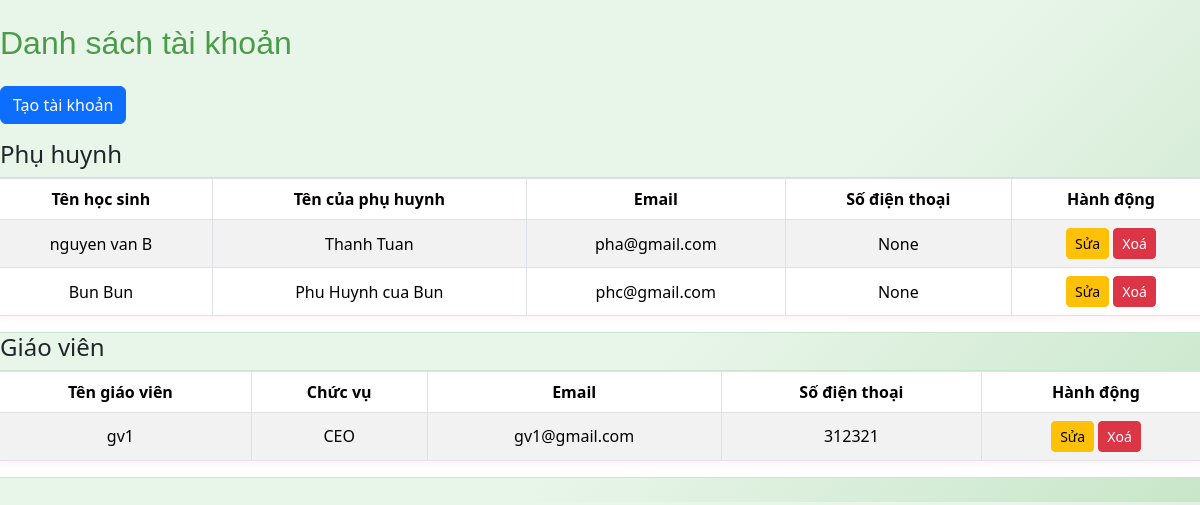
/accounts (signed in), run on the app's committed database.
### app/models.py (models this page shows)
class Child(db.Model):
    id = db.Column(db.Integer, primary_key=True)
    name = db.Column(db.String(100), nullable=False)
    age = db.Column(db.Integer, nullable=False)
    parent_contact = db.Column(db.String(100), nullable=False)
    class_name = db.Column(db.String(100))
    birth_date = db.Column(db.String(20))
    status = db.Column(db.String(20), default='Chưa điểm danh')
    email = db.Column(db.String(100))
    phone = db.Column(db.String(20))
    password = db.Column(db.String(100))
    student_code = db.Column(db.String(20), unique=True, nullable=True)

class Staff(db.Model):
    id = db.Column(db.Integer, primary_key=True)
    name = db.Column(db.String(100), nullable=False)
    position = db.Column(db.String(100), nullable=False)
    contact_info = db.Column(db.String(100), nullable=False)
    email = db.Column(db.String(100))
    phone = db.Column(db.String(20))
    password = db.Column(db.String(100))

### app/routes.py (the view, shortened to what this page needs)
@main.route('/accounts', methods=['GET', 'POST'])
def accounts():
    ADMIN_USERNAME = 'admin'
    ADMIN_PASSWORD = 'admin123'
    parents = Child.query.all()
    teachers = Staff.query.all()
    mobile = is_mobile()
    show_sensitive = session.get('role') == 'admin'
    def mask_user(u):
        return {
            'id': u.id,
            'name': u.name,
            'email': u.email if show_sensitive else 'Ẩn',
            'phone': u.phone if show_sensitive else 'Ẩn',
            'student_code': getattr(u, 'student_code', None) if show_sensitive else 'Ẩn',
            'class_name': getattr(u, 'class_name', None) if show_sensitive else 'Ẩn',
            'parent_contact': getattr(u, 'parent_contact', None) if show_sensitive else 'Ẩn',
            'position': getattr(u, 'position', None) if show_sensitive else 'Ẩn',
        }
    masked_parents = [mask_user(p) for p in parents]
    masked_teachers = [mask_user(t) for t in teachers]
    return render_template('accounts.html', parents=masked_parents, teachers=masked_teachers, show_modal=False, title='Quản lý tài khoản', mobile=mobile)

### app/__init__.py (called while the page is built)
def create_app():
    app = Flask(__name__)
    app.config['SECRET_KEY'] = 'your-secret-key'
    app.config['SQLALCHEMY_DATABASE_URI'] = 'sqlite:///site.db'
    app.config['SQLALCHEMY_TRACK_MODIFICATIONS'] = False
    db.init_app(app)
    migrate = Migrate(app, db)
    csrf = CSRFProtect(app)
    @app.context_processor
    def inject_csrf_token():
        from flask_wtf.csrf import generate_csrf
        return dict(csrf_token=generate_csrf)
    from app.routes import main
    app.register_blueprint(main)
    return app

### app/routes.py (called while the page is built)
def is_mobile():
    ua = request.user_agent.string.lower()
    return 'mobile' in ua or 'android' in ua or 'iphone' in ua

### app/templates/accounts.html (shortened to what this page needs)
<!DOCTYPE html>
<html lang="en">
<head>
    <link rel="stylesheet" href="{{ url_for('static', filename='css/style.css') }}">
    <link rel="stylesheet" href="https://cdn.jsdelivr.net/npm/bootstrap@5.3.3/dist/css/bootstrap.min.css">
</head>
<body>
    <div class="container-fluid mt-4 mb-4 px-0">
        <h2 class="mb-4" style="color:#43a047;">Danh sách tài khoản</h2>
        {% if session['role'] == 'admin' %}
        <a href="/accounts/create" class="btn btn-primary mb-3">Tạo tài khoản</a>
        {% endif %}
        <h4>Phụ huynh</h4>
        <div class="table-responsive accounts-table-wrapper">
        <table class="table table-bordered table-striped {% if mobile %}accounts-table-mobile{% else %}accounts-table-desktop{% endif %}">
            <thead>
                <tr>
                    <th>Tên học sinh</th>
                    <th>Tên của phụ huynh</th>
                    <th>Email</th>
                    <th>Số điện thoại</th>
                    {% if session['role'] == 'admin' %}
                    <th>Hành động</th>
                    {% endif %}
                </tr>
            </thead>
            <tbody>
                {% for child in parents %}
                <tr>
                    <td>{{ child.name }}</td>
                    <td>{{ child.parent_contact }}</td>
                    <td>{{ child.email }}</td>
                    <td>{{ child.phone }}</td>
                    {% if session['role'] == 'admin' %}
                    <td>
                        <a href="/accounts/{{ child.id }}/edit?type=parent" class="btn btn-warning btn-sm"> Sửa</a>
                        <form method="POST" action="/accounts/parent/{{ child.id }}/delete" style="display:inline;" onsubmit="return confirm('Bạn có chắc muốn xoá tài khoản này?');">
                            <button type="submit" class="btn btn-danger btn-sm"> Xoá</button>
                        </form>
                    </td>
                    {% endif %}
                </tr>
                {% endfor %}
            </tbody>
        </table>
        </div>
        <h4>Giáo viên</h4>
        <div class="table-responsive accounts-table-wrapper">
        <table class="table table-bordered table-striped {% if mobile %}accounts-table-mobile{% else %}accounts-table-desktop{% endif %}">
            <thead>
                <tr>
                    <th>Tên giáo viên</th>
                    <th>Chức vụ</th>
                    <th>Email</th>
                    <th>Số điện thoại</th>
                    {% if session['role'] == 'admin' %}
                    <th>Hành động</th>
                    {% endif %}
                </tr>
            </thead>
            <tbody>
                {% for teacher in teachers %}
                <tr>
                    <td>{{ teacher.name }}</td>
                    <td>{{ teacher.position }}</td>
                    <td>{{ teacher.email }}</td>
                    <td>{{ teacher.phone }}</td>
                    {% if session['role'] == 'admin' %}
                    <td>
                        <a href="/accounts/{{ teacher.id }}/edit?type=teacher" class="btn btn-warning btn-sm"> Sửa</a>
                        <form method="POST" action="/accounts/teacher/{{ teacher.id }}/delete" style="display:inline;" onsubmit="return confirm('Bạn có chắc muốn xoá tài khoản này?');">
                            <button type="submit" class="btn btn-danger btn-sm"> Xoá</button>
                        </form>
                    </td>
                    {% endif %}
                </tr>
                {% endfor %}
            </tbody>
        </table>
        </div>
    </div>
</body>
</html>

### app/static/css/style.css (style rules this page uses)
body { font-family: 'Comic Sans MS', 'Arial', sans-serif; background: linear-gradient(135deg, #e8f5e9 60%, #c8e6c9 100%); }
h1, h2, h3 { color: #ff69b4; font-family: 'Comic Sans MS', 'Arial', sans-serif; text-shadow: 1px 1px 2px #fff0f5; }
.btn-primary, .btn-info, .btn-success, .btn-secondary { border-radius: 20px; font-weight: bold; font-size: 1.1em; }
.table { background: #fff0f5; border-radius: 12px; overflow: hidden; box-shadow: 0 2px 8px rgba(255, 182, 193, 0.2); }
.table th { background: #ffb6c1; color: #fff; font-size: 1em; text-align: center; }
.table td { text-align: center; vertical-align: middle; font-size: 1em; color: #d2691e; }

### app/templates/accounts.html (style rules this page uses)
.accounts-table-desktop { font-size:1em; }
.accounts-table-wrapper { border:1.5px solid #c8e6c9; border-radius:0; box-shadow:none; background:#fff; margin-left:-12px; margin-right:-12px; }

### data on the page
Child: name "nguyen van B", parent_contact "Thanh Tuan", email "pha@gmail.com", phone "None"
Child: name "Bun Bun", parent_contact "Phu Huynh cua Bun", email "phc@gmail.com", phone "None"
Staff: name "gv1", position "CEO", email "gv1@gmail.com", phone "312321"
